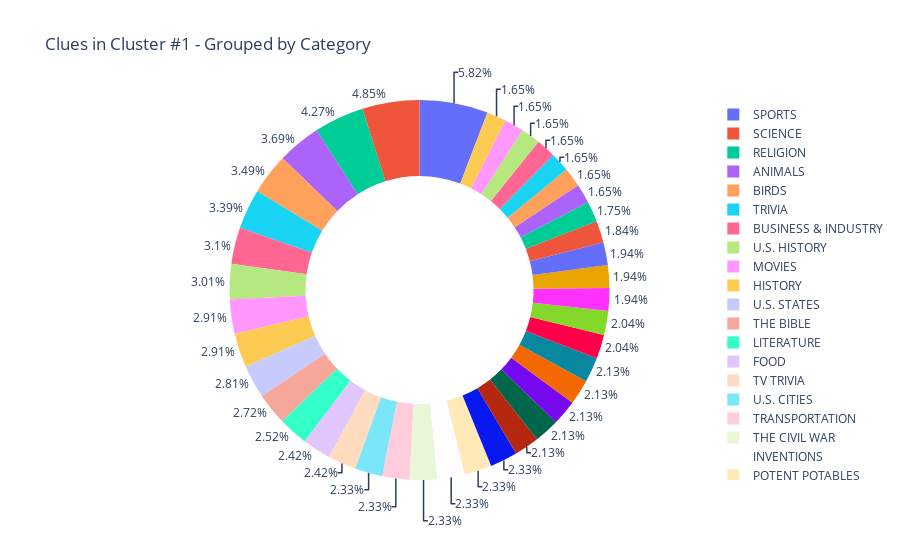

Notebook cell for this chart:
### Code cell
indices_of_samples_with_same_label = sample_df[sample_df['Cluster Labels'] == 1].index

cluster_questions = []
cluster_categories = []
print('Cluster #1:\n')

for i in indices_of_samples_with_same_label:
    cluster_questions.append(clues_df['Question'][i])
    cluster_categories.append(clues_df['Category'][i])

# Create a dictionary containing the questions in the cluster and their categories 
cluster_dict = {"Question": [], "Category": []}
cluster_dict["Question"] = cluster_questions
cluster_dict["Category"] = cluster_categories

# Convert dictionary to a DataFrame
cluster_df = pd.DataFrame(cluster_dict)
# Get the number of questions for each category in the cluster
category_counts = cluster_df["Category"].value_counts()
# Convert the counts to a DataFrame
category_counts = category_counts.to_frame()
# Relabel columns before printing
category_counts = category_counts.rename_axis('Label').reset_index()
category_counts.rename(columns = {'Category':'Count'}, inplace = True)
# Print number of total clues and categories in this cluster
print(f"Number of Clues in Cluster: {cluster_df.shape[0]}")
print(f"Number of Categories in Cluster: {category_counts.shape[0]}")

fig = px.pie(category_counts[0:40], values='Count', names='Label', title='Clues in Cluster #1 - Grouped by Category', hole=0.6)
fig.update_traces(textposition='outside', textinfo='percent')
fig.show()

### Figure 1 — Plotly figure (JSON) as saved in the notebook; plotly's stock layout.template omitted (floating-point values rounded to 4 significant figures)
{"data": [{"domain": {"x": [0, 1], "y": [0, 1]}, "hole": 0.6, "hovertemplate": "Label=%{label}<br>Count=%{value}<extra></extra>", "labels": ["SPORTS", "SCIENCE", "RELIGION", "ANIMALS", "BIRDS", "TRIVIA", "BUSINESS & INDUSTRY", "U.S. HISTORY", "MOVIES", "HISTORY", "U.S. STATES", "THE BIBLE", "LITERATURE", "FOOD", "TV TRIVIA", "U.S. CITIES", "TRANSPORTATION", "THE CIVIL WAR", "INVENTIONS", "POTENT POTABLES", "WORD ORIGINS", "ART", "AMERICAN INDIANS", "EUROPE", "INSECTS", "TELEVISION", "GEOGRAPHY", "NURSERY RHYMES", "STATE CAPITALS", "TRAVEL & TOURISM", "MOVIE TRIVIA", "SHAKESPEARE", "FASHION", "WORLD WAR II", "SPORTS TRIVIA", "BASEBALL", "ISLANDS", "ODD JOBS", "MUSIC", "COLONIAL AMERICA"], "legendgroup": "", "name": "", "showlegend": true, "textinfo": "percent", "textposition": "outside", "type": "pie", "values": [60, 50, 44, 38, 36, 35, 32, 31, 30, 30, 29, 28, 26, 25, 25, 24, 24, 24, 24, 24, 24, 22, 22, 22, 22, 22, 21, 21, 20, 20, 20, 19, 18, 17, 17, 17, 17, 17, 17, 17]}], "layout": {"legend": {"tracegroupgap": 0}, "title": {"text": "Clues in Cluster #1 - Grouped by Category"}}}
